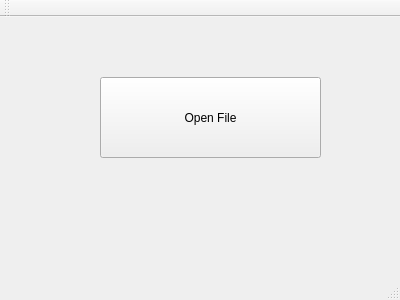
<?xml version="1.0" encoding="UTF-8"?>
<ui version="4.0">
 <class>MainWindow</class>
 <widget class="QMainWindow" name="MainWindow">
  <property name="geometry">
   <rect>
    <x>0</x>
    <y>0</y>
    <width>400</width>
    <height>300</height>
   </rect>
  </property>
  <property name="windowTitle">
   <string>MainWindow</string>
  </property>
  <widget class="QWidget" name="centralWidget">
   <widget class="QPushButton" name="pushButton">
    <property name="geometry">
     <rect>
      <x>100</x>
      <y>60</y>
      <width>221</width>
      <height>81</height>
     </rect>
    </property>
    <property name="text">
     <string>Open File</string>
    </property>
   </widget>
  </widget>
  <widget class="QMenuBar" name="menuBar">
   <property name="geometry">
    <rect>
     <x>0</x>
     <y>0</y>
     <width>400</width>
     <height>22</height>
    </rect>
   </property>
  </widget>
  <widget class="QToolBar" name="mainToolBar">
   <attribute name="toolBarArea">
    <enum>TopToolBarArea</enum>
   </attribute>
   <attribute name="toolBarBreak">
    <bool>false</bool>
   </attribute>
  </widget>
  <widget class="QStatusBar" name="statusBar"/>
 </widget>
 <layoutdefault spacing="6" margin="11"/>
 <resources/>
 <connections/>
</ui>
